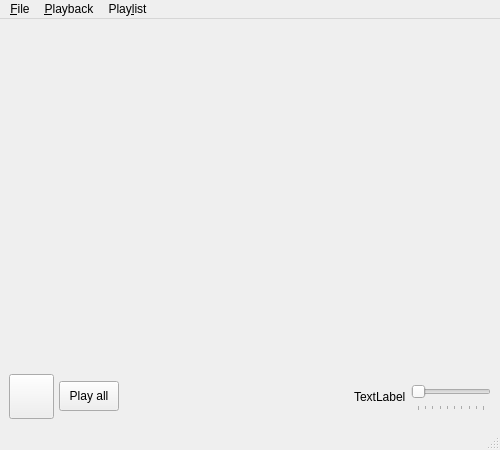
<?xml version="1.0" encoding="UTF-8"?>
<ui version="4.0">
 <class>player</class>
 <widget class="QMainWindow" name="player">
  <property name="geometry">
   <rect>
    <x>0</x>
    <y>0</y>
    <width>500</width>
    <height>450</height>
   </rect>
  </property>
  <property name="windowTitle">
   <string>Boing Player</string>
  </property>
  <widget class="QWidget" name="centralwidget">
   <layout class="QVBoxLayout" name="verticalLayout">
    <item>
     <widget class="QFrame" name="_frame">
      <property name="frameShape">
       <enum>QFrame::NoFrame</enum>
      </property>
      <property name="frameShadow">
       <enum>QFrame::Plain</enum>
      </property>
      <layout class="QVBoxLayout" name="verticalLayout_2">
       <property name="margin">
        <number>0</number>
       </property>
      </layout>
     </widget>
    </item>
    <item>
     <layout class="QHBoxLayout" name="controllayout">
      <property name="spacing">
       <number>5</number>
      </property>
      <item>
       <widget class="QPushButton" name="_playstop">
        <property name="sizePolicy">
         <sizepolicy hsizetype="Fixed" vsizetype="Fixed">
          <horstretch>0</horstretch>
          <verstretch>0</verstretch>
         </sizepolicy>
        </property>
        <property name="minimumSize">
         <size>
          <width>45</width>
          <height>45</height>
         </size>
        </property>
        <property name="maximumSize">
         <size>
          <width>45</width>
          <height>45</height>
         </size>
        </property>
        <property name="focusPolicy">
         <enum>Qt::NoFocus</enum>
        </property>
        <property name="toolTip">
         <string>Start playback</string>
        </property>
        <property name="text">
         <string/>
        </property>
        <property name="icon">
         <iconset>
          <normaloff>:/textures/textures/play.png</normaloff>:/textures/textures/play.png</iconset>
        </property>
        <property name="iconSize">
         <size>
          <width>32</width>
          <height>32</height>
         </size>
        </property>
       </widget>
      </item>
      <item>
       <widget class="QPushButton" name="_togglemode">
        <property name="sizePolicy">
         <sizepolicy hsizetype="Fixed" vsizetype="Fixed">
          <horstretch>0</horstretch>
          <verstretch>0</verstretch>
         </sizepolicy>
        </property>
        <property name="minimumSize">
         <size>
          <width>60</width>
          <height>30</height>
         </size>
        </property>
        <property name="maximumSize">
         <size>
          <width>60</width>
          <height>30</height>
         </size>
        </property>
        <property name="focusPolicy">
         <enum>Qt::NoFocus</enum>
        </property>
        <property name="toolTip">
         <string>Toggle Playlist Scroll</string>
        </property>
        <property name="text">
         <string>Play all</string>
        </property>
       </widget>
      </item>
      <item>
       <spacer name="horizontalSpacer">
        <property name="orientation">
         <enum>Qt::Horizontal</enum>
        </property>
        <property name="sizeHint" stdset="0">
         <size>
          <width>40</width>
          <height>20</height>
         </size>
        </property>
       </spacer>
      </item>
      <item>
       <widget class="QLabel" name="_speedlabel">
        <property name="text">
         <string>TextLabel</string>
        </property>
       </widget>
      </item>
      <item>
       <widget class="QSlider" name="_speedslider">
        <property name="sizePolicy">
         <sizepolicy hsizetype="Fixed" vsizetype="Fixed">
          <horstretch>0</horstretch>
          <verstretch>0</verstretch>
         </sizepolicy>
        </property>
        <property name="minimumSize">
         <size>
          <width>80</width>
          <height>30</height>
         </size>
        </property>
        <property name="maximumSize">
         <size>
          <width>80</width>
          <height>30</height>
         </size>
        </property>
        <property name="focusPolicy">
         <enum>Qt::NoFocus</enum>
        </property>
        <property name="toolTip">
         <string>Set playback speed</string>
        </property>
        <property name="maximum">
         <number>9</number>
        </property>
        <property name="orientation">
         <enum>Qt::Horizontal</enum>
        </property>
        <property name="tickPosition">
         <enum>QSlider::TicksBelow</enum>
        </property>
        <property name="tickInterval">
         <number>1</number>
        </property>
       </widget>
      </item>
     </layout>
    </item>
   </layout>
  </widget>
  <widget class="QMenuBar" name="menubar">
   <property name="geometry">
    <rect>
     <x>0</x>
     <y>0</y>
     <width>500</width>
     <height>20</height>
    </rect>
   </property>
   <widget class="QMenu" name="menu_File">
    <property name="title">
     <string>&amp;File</string>
    </property>
    <addaction name="_openfiles"/>
    <addaction name="_opendir"/>
    <addaction name="_importplaylist"/>
    <addaction name="separator"/>
    <addaction name="_saveplaylist"/>
    <addaction name="separator"/>
    <addaction name="_close"/>
    <addaction name="_quit"/>
   </widget>
   <widget class="QMenu" name="menu_Playlist">
    <property name="title">
     <string>Play&amp;list</string>
    </property>
    <addaction name="_createfolder"/>
    <addaction name="_clear"/>
   </widget>
   <widget class="QMenu" name="menuPlayback">
    <property name="title">
     <string>&amp;Playback</string>
    </property>
    <addaction name="_playstopAction"/>
    <addaction name="separator"/>
    <addaction name="_faster"/>
    <addaction name="_slower"/>
    <addaction name="separator"/>
    <addaction name="_toggleModeAction"/>
   </widget>
   <addaction name="menu_File"/>
   <addaction name="menuPlayback"/>
   <addaction name="menu_Playlist"/>
  </widget>
  <widget class="QStatusBar" name="statusbar"/>
  <action name="_openfiles">
   <property name="text">
    <string>&amp;Open Files...</string>
   </property>
   <property name="toolTip">
    <string>Add files to the playlist</string>
   </property>
   <property name="shortcut">
    <string>Ctrl+O</string>
   </property>
  </action>
  <action name="_opendir">
   <property name="text">
    <string>Open &amp;Directory...</string>
   </property>
   <property name="shortcut">
    <string>Ctrl+D</string>
   </property>
  </action>
  <action name="_importplaylist">
   <property name="text">
    <string>Import Play&amp;list</string>
   </property>
   <property name="toolTip">
    <string>Import a stored playlist</string>
   </property>
   <property name="shortcut">
    <string>Ctrl+L</string>
   </property>
  </action>
  <action name="_saveplaylist">
   <property name="text">
    <string>&amp;Save Playlist to File...</string>
   </property>
   <property name="toolTip">
    <string>Save Playlist</string>
   </property>
   <property name="shortcut">
    <string>Ctrl+S</string>
   </property>
  </action>
  <action name="_quit">
   <property name="text">
    <string>&amp;Quit Boing</string>
   </property>
   <property name="shortcut">
    <string>Ctrl+Q</string>
   </property>
  </action>
  <action name="_createfolder">
   <property name="text">
    <string>Create &amp;Folder</string>
   </property>
   <property name="toolTip">
    <string>Create a new folder</string>
   </property>
   <property name="shortcut">
    <string>Ctrl+F</string>
   </property>
  </action>
  <action name="_clear">
   <property name="text">
    <string>&amp;Clear Playlist</string>
   </property>
  </action>
  <action name="_about">
   <property name="text">
    <string>&amp;About</string>
   </property>
  </action>
  <action name="_close">
   <property name="text">
    <string>Close &amp;Widget</string>
   </property>
   <property name="shortcut">
    <string>Ctrl+W</string>
   </property>
  </action>
  <action name="_playstopAction">
   <property name="text">
    <string>&amp;Play/Stop</string>
   </property>
   <property name="shortcut">
    <string>Space</string>
   </property>
  </action>
  <action name="_faster">
   <property name="text">
    <string>&amp;Faster</string>
   </property>
   <property name="shortcut">
    <string>Ctrl++</string>
   </property>
  </action>
  <action name="_slower">
   <property name="text">
    <string>&amp;Slower</string>
   </property>
   <property name="shortcut">
    <string>Ctrl+-</string>
   </property>
  </action>
  <action name="_toggleModeAction">
   <property name="text">
    <string>&amp;Toggle Playback </string>
   </property>
   <property name="shortcut">
    <string>Ctrl+T</string>
   </property>
  </action>
 </widget>
 <resources/>
 <connections>
  <connection>
   <sender>_toggleModeAction</sender>
   <signal>triggered()</signal>
   <receiver>_togglemode</receiver>
   <slot>click()</slot>
   <hints>
    <hint type="sourcelabel">
     <x>-1</x>
     <y>-1</y>
    </hint>
    <hint type="destinationlabel">
     <x>84</x>
     <y>326</y>
    </hint>
   </hints>
  </connection>
  <connection>
   <sender>_playstopAction</sender>
   <signal>triggered()</signal>
   <receiver>_playstop</receiver>
   <slot>click()</slot>
   <hints>
    <hint type="sourcelabel">
     <x>-1</x>
     <y>-1</y>
    </hint>
    <hint type="destinationlabel">
     <x>27</x>
     <y>327</y>
    </hint>
   </hints>
  </connection>
  <connection>
   <sender>_close</sender>
   <signal>triggered()</signal>
   <receiver>player</receiver>
   <slot>close()</slot>
   <hints>
    <hint type="sourcelabel">
     <x>-1</x>
     <y>-1</y>
    </hint>
    <hint type="destinationlabel">
     <x>249</x>
     <y>224</y>
    </hint>
   </hints>
  </connection>
 </connections>
</ui>
